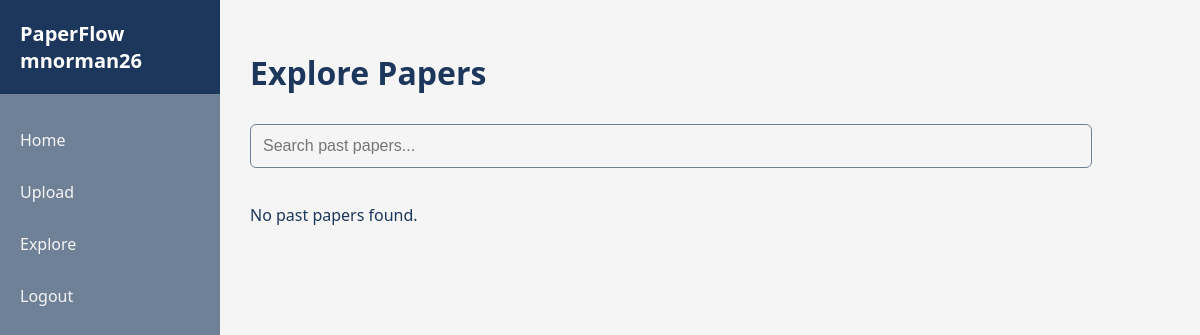
The page /explore (signed in) on the database as committed earlier.
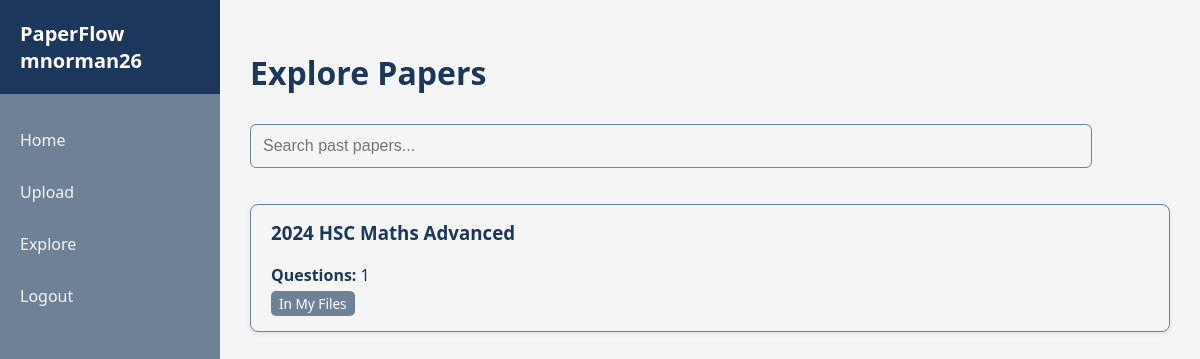
The same page on the database as committed later.
### models.py (models this page shows)
class User(db.Model, UserMixin):
    __tablename__ = 'user'
    id = db.Column(db.Integer, primary_key=True)
    username = db.Column(db.String(150), unique=True, nullable=False)
    password_hash = db.Column(db.String(200), nullable=False)
    papers = db.relationship('UserPaper', backref='user', lazy=True)

class PastPaper(db.Model):
    id = db.Column(db.Integer, primary_key=True)
    filename = db.Column(db.String(200), nullable=False)
    questions = db.relationship(
        'Question',
        backref='paper',
        lazy=True,
        cascade="all, delete-orphan"
    )
    uploaded_at = db.Column(db.DateTime, default=db.func.now())
    owner_id = db.Column(db.Integer, db.ForeignKey('user.id'), nullable=False)

### app.py (the view)
@app.route('/explore')
@login_required
def explore():
    q = request.args.get('q', '').strip()
    sort = request.args.get('sort', 'new')
    query = PastPaper.query
    if q:
        query = query.filter(PastPaper.filename.contains(q))
    if sort == 'old':
        query = query.order_by(PastPaper.uploaded_at.asc())
    elif sort == 'name':
        query = query.order_by(PastPaper.filename.asc())
    else:  # default: newest
        query = query.order_by(PastPaper.uploaded_at.desc())
    papers = query.all()
    user_papers = {
        up.paper_id for up in UserPaper.query.filter_by(user_id=current_user.id).all()
    }
    return render_template('explore.html', papers=papers, q=q, sort=sort, user_papers=user_papers)

### app.py (called while the page is built)
@login_manager.user_loader
def load_user(user_id):
    user = User.query.filter_by(id=int(user_id)).first()
    return user

@app.context_processor
def inject_user():
    return dict(user=current_user)

def format_filename(filename):
    name = str(filename).split('_', 1)[-1]
    name = os.path.splitext(name)[0]
    name = re.sub(r'[-_]+', ' ', name)
    words = name.split()
    formatted = []
    for w in words:
        if w.upper() in ["HSC", "IB", "PDF"]:
            formatted.append(w.upper())
        else:
            formatted.append(w.capitalize())
    return " ".join(formatted)

@app.context_processor
def utility_processor():
    return dict(format_filename=format_filename)

### templates/explore.html (shortened to what this page needs)
{% extends "base.html" %}
{% block content %}
<h1>Explore Papers</h1>
<input
    type="text"
    id="searchInput"
    placeholder="Search past papers..."
    class="search-input"
/>
<div id="results">
    {% if papers %}
        <div class="papers-list">
            {% for paper in papers %}
            <div class="paper-card-wrapper">
                <a href="{{ url_for('view_paper', paper_id=paper.id) }}" class="paper-card-link">
                    <div class="paper-card">
                        <div class="paper-info">
                            <h3>{{ format_filename(paper.filename) }}</h3>
                            <p><strong>Questions:</strong> {{ paper.questions|length }}</p>
                        </div>
                        {% if paper.id in user_papers %}
                            <span class="tag owned">In My Files</span>
                        {% else %}
                            <form class="delete-form" action="{{ url_for('add_to_my_files', paper_id=paper.id) }}" method="POST">
                                <button type="submit" class="card-btn delete-btn">Add</button>
                            </form>
                        {% endif %}
                    </div>
                </a>
            </div>
            {% endfor %}
        </div>
    {% else %}
        <p>No past papers found.</p>
    {% endif %}
{% endblock %}

### templates/base.html (shortened to what this page needs)
<!DOCTYPE html>
<html lang="en">
<head>
    <link rel="stylesheet" href="{{ url_for('static', filename='css/style.css') }}">
</head>
<body>
    <nav class="sidebar">
    <div class="brand">
        PaperFlow
        {% if current_user.is_authenticated %}
            <span class="user-tag">{{ current_user.username }}</span>
        {% endif %}
    </div>
        <div class="nav-links">
            {% if current_user.is_authenticated %}
                <a href="{{ url_for('index') }}">Home</a>
                <a href="{{ url_for('upload') }}">Upload</a>
                <a href="{{ url_for('explore') }}">Explore</a>
                <a href="{{ url_for('logout') }}">Logout</a>
            {% else %}
                <a href="{{ url_for('login') }}">Login</a>
                <a href="{{ url_for('register') }}">Register</a>
            {% endif %}
        </div>
    </nav>
    <div class="main-content">
        {% block content %}{% endblock %}
    </div>
</body>
</html>

### static/css/style.css (style rules this page uses)
html, body { height: 100%; margin: 0; font-family: 'Segoe UI', Tahoma, Geneva, Verdana, sans-serif; background-color: #f5f5f5; color: #1c375b; }
.sidebar { position: fixed; top: 0; left: 0; width: 220px; height: 100vh; display: flex; flex-direction: column; background-color: #6f8197; }
.sidebar .brand { padding: 20px; font-size: 20px; font-weight: bold; background-color: #1c375b; color: white; }
.sidebar .nav-links { flex-grow: 1; display: flex; flex-direction: column; padding-top: 20px; }
.sidebar .nav-links a { padding: 15px 20px; text-decoration: none; color: #f5f5f5; font-weight: 500; }
.main-content { margin-left: 220px; padding: 30px; }
.paper-card-wrapper { margin-bottom: 15px; position: relative; }
.paper-card-link { display: block; text-decoration: none; }
.paper-card { background-color: #f5f5f5; padding: 15px 20px; border-radius: 8px; border: 1px solid #6f8197; box-shadow: 0 2px 4px rgba(28,55,91,0.1); position: relative; transition: transform 0.1s, box-shadow 0.2s; }
.paper-card h3 { margin-top: 0; color: #1c375b; }
.paper-card p { margin: 5px 0; }
.tag { display: inline-block; background-color: #6f8197; color: #fff; padding: 3px 8px; border-radius: 5px; font-size: 0.85em; margin-right: 5px; }
input[type="text"], input[type="password"], textarea { width: 90%; padding: 12px; margin: 8px 0 16px 0; border: 1px solid #6f8197; border-radius: 6px; font-size: 1em; resize: vertical; background-color: #f5f5f5; color: #1c375b; padding-right: 0px; }
a { text-decoration: none; color: inherit; }
.search-input { flex: 1; padding: 12px 14px; border: 1px solid #ddd; border-radius: 10px; font-size: 14px; outline: none; transition: 0.2s; }
#results { margin-top: 20px; }

Rows that differ between the two databases and show on the page:
added PastPaper: filename "2024 HSC Maths Advanced", questions|length "1", shows "In My Files"
Other text that changed with them:
text no longer shown: "No past papers found."
